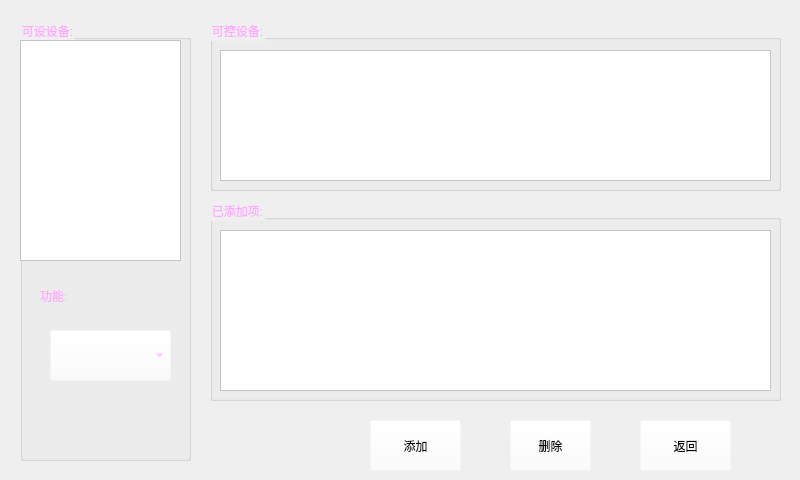
<?xml version="1.0" encoding="UTF-8"?>
<ui version="4.0">
 <class>CKongQi</class>
 <widget class="QWidget" name="CKongQi">
  <property name="geometry">
   <rect>
    <x>0</x>
    <y>0</y>
    <width>800</width>
    <height>480</height>
   </rect>
  </property>
  <property name="minimumSize">
   <size>
    <width>800</width>
    <height>480</height>
   </size>
  </property>
  <property name="maximumSize">
   <size>
    <width>800</width>
    <height>480</height>
   </size>
  </property>
  <property name="windowTitle">
   <string>Form</string>
  </property>
  <widget class="QGroupBox" name="groupBox">
   <property name="geometry">
    <rect>
     <x>20</x>
     <y>20</y>
     <width>171</width>
     <height>441</height>
    </rect>
   </property>
   <property name="styleSheet">
    <string notr="true">font: 75 72pt &quot;Ubuntu&quot;;
background-color: rgba(255, 255, 255, 0);
color: rgb(255, 170, 255);</string>
   </property>
   <property name="title">
    <string>可设设备:</string>
   </property>
   <widget class="QTableWidget" name="tableWidget">
    <property name="geometry">
     <rect>
      <x>0</x>
      <y>20</y>
      <width>161</width>
      <height>221</height>
     </rect>
    </property>
    <property name="styleSheet">
     <string notr="true">font: 75 72pt &quot;Ubuntu&quot;;
background-color: rgb(255, 255, 255);
color: rgb(0, 0, 127);
gridline-color: rgb(255, 170, 127);</string>
    </property>
   </widget>
   <widget class="QLabel" name="label">
    <property name="geometry">
     <rect>
      <x>20</x>
      <y>260</y>
      <width>111</width>
      <height>31</height>
     </rect>
    </property>
    <property name="text">
     <string>功能:</string>
    </property>
   </widget>
   <widget class="QComboBox" name="comboBox">
    <property name="geometry">
     <rect>
      <x>30</x>
      <y>310</y>
      <width>121</width>
      <height>51</height>
     </rect>
    </property>
   </widget>
  </widget>
  <widget class="QGroupBox" name="groupBox_2">
   <property name="geometry">
    <rect>
     <x>210</x>
     <y>20</y>
     <width>571</width>
     <height>171</height>
    </rect>
   </property>
   <property name="styleSheet">
    <string notr="true">font: 75 72pt &quot;Ubuntu&quot;;
color: rgb(255, 170, 255);
background-color: rgba(255, 255, 255, 0);</string>
   </property>
   <property name="title">
    <string>可控设备:</string>
   </property>
   <widget class="QTableWidget" name="tableWidget_2">
    <property name="geometry">
     <rect>
      <x>10</x>
      <y>30</y>
      <width>551</width>
      <height>131</height>
     </rect>
    </property>
    <property name="styleSheet">
     <string notr="true">font: 75 72pt &quot;Ubuntu&quot;;
color: rgb(0, 0, 127);
background-color: rgb(255, 255, 255);</string>
    </property>
   </widget>
  </widget>
  <widget class="QGroupBox" name="groupBox_3">
   <property name="geometry">
    <rect>
     <x>210</x>
     <y>200</y>
     <width>571</width>
     <height>201</height>
    </rect>
   </property>
   <property name="styleSheet">
    <string notr="true">font: 75 72pt &quot;Ubuntu&quot;;
background-color: rgba(255, 255, 255, 0);
color: rgb(255, 170, 255);</string>
   </property>
   <property name="title">
    <string>已添加项:</string>
   </property>
   <widget class="QTableWidget" name="tableWidget_3">
    <property name="geometry">
     <rect>
      <x>10</x>
      <y>30</y>
      <width>551</width>
      <height>161</height>
     </rect>
    </property>
    <property name="styleSheet">
     <string notr="true">font: 75 72pt &quot;Ubuntu&quot;;
background-color: rgb(255, 255, 255);
color: rgb(0, 0, 127);
gridline-color: rgb(255, 170, 127);</string>
    </property>
   </widget>
  </widget>
  <widget class="QPushButton" name="pushButton">
   <property name="geometry">
    <rect>
     <x>370</x>
     <y>420</y>
     <width>91</width>
     <height>51</height>
    </rect>
   </property>
   <property name="styleSheet">
    <string notr="true">font: 75 72pt &quot;Ubuntu&quot;;
background-color: rgba(255, 255, 255, 0);
color: rgb(0, 0, 0);</string>
   </property>
   <property name="text">
    <string>添加</string>
   </property>
  </widget>
  <widget class="QPushButton" name="pushButton_2">
   <property name="geometry">
    <rect>
     <x>510</x>
     <y>420</y>
     <width>81</width>
     <height>51</height>
    </rect>
   </property>
   <property name="styleSheet">
    <string notr="true">font: 75 72pt &quot;Ubuntu&quot;;
color: rgb(0, 0, 0);
background-color: rgba(255, 255, 255, 0);
</string>
   </property>
   <property name="text">
    <string>删除</string>
   </property>
  </widget>
  <widget class="QPushButton" name="pushButton_3">
   <property name="geometry">
    <rect>
     <x>640</x>
     <y>420</y>
     <width>91</width>
     <height>51</height>
    </rect>
   </property>
   <property name="styleSheet">
    <string notr="true">font: 75 72pt &quot;Ubuntu&quot;;
background-color: rgba(255, 255, 255, 0);
color: rgb(0, 0, 0);</string>
   </property>
   <property name="text">
    <string>返回</string>
   </property>
  </widget>
 </widget>
 <resources/>
 <connections/>
</ui>
